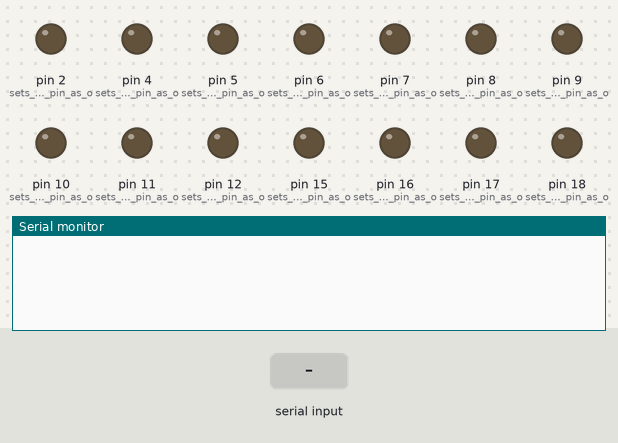
The sketch below on a simulated Arduino Uno, built with avr-gcc and run on an emulated ATmega328P. Parts: output pins drawn as LEDs (lit = HIGH), the last lines printed to the serial monitor. The inputs (shaded band) are chosen by the test bench.

Above: at 1.2 s.
1.3 s: "port;1\n" received over Serial
At 2.4 s:
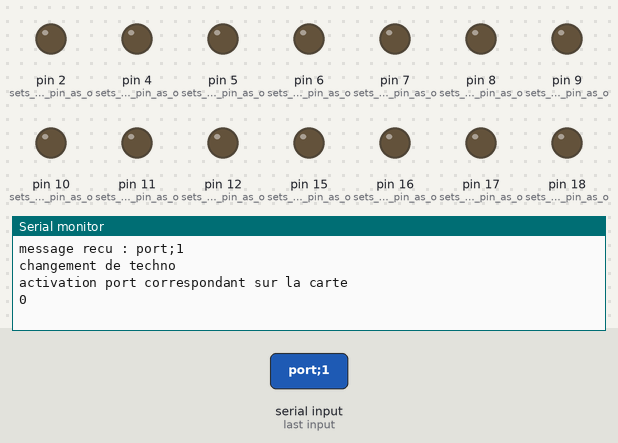
2.9 s: "salve;1\n" received over Serial
At 3.8 s:
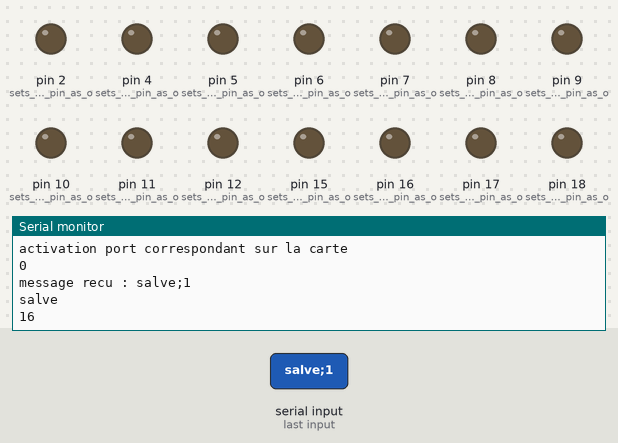
4.5 s: "Fin;1\n" received over Serial
At 5.9 s:
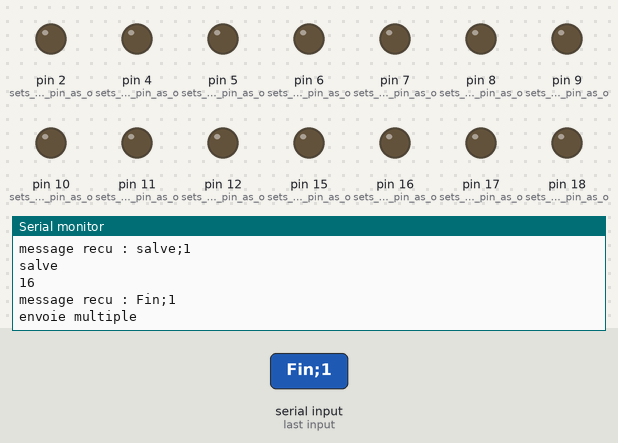

Measured:
- after the input at 1.3 s, the serial monitor: prints a new line after 0.11 s (image 1)
- after the input at 2.9 s, the serial monitor: prints a new line after 0.11 s (image 2)
- after the input at 4.5 s, the serial monitor: prints a new line after 0.11 s (image 3)

The sketch:

programme_arduino.ino
```cpp
#include <IRremote.h>
#include <string.h>

#define PortResetElectrique A0

String lecture ;
int port ;
IRsend emission_ir; // crée une instance

// miroir série
void setup() {
  Serial.begin(9600); // initialise le port série
  Serial.setTimeout(100); // permet de mettre le timeout de lecture du port serie à 100 ms, permet d'appuyer plus rapidement sur des touches sur l'ihm du programme python

  pinMode(2, OUTPUT);      // sets the digital pin as output
  pinMode(4, OUTPUT);      // sets the digital pin as output
  pinMode(5, OUTPUT);      // sets the digital pin as output
  pinMode(6, OUTPUT);      // sets the digital pin as output
  pinMode(7, OUTPUT);      // sets the digital pin as output
  pinMode(8, OUTPUT);      // sets the digital pin as output
  pinMode(9, OUTPUT);      // sets the digital pin as output
  pinMode(10, OUTPUT);      // sets the digital pin as output
  pinMode(11, OUTPUT);      // sets the digital pin as output
  pinMode(12, OUTPUT);      // sets the digital pin as output
  pinMode(PortResetElectrique, OUTPUT);      // pour les resets electrique
  pinMode(15, OUTPUT);      // sets the digital pin as output
  pinMode(16, OUTPUT);      // sets the digital pin as output
  pinMode(17, OUTPUT);      // sets the digital pin as output
  pinMode(18, OUTPUT);      // sets the digital pin as output
  pinMode(19, OUTPUT);      // sets the digital pin as output

  digitalWrite(2, LOW);
  digitalWrite(4, LOW);
  digitalWrite(5, LOW);
  digitalWrite(6, LOW);
  digitalWrite(7, LOW);
  digitalWrite(8, LOW);
  digitalWrite(9, LOW);
  digitalWrite(10, LOW);
  digitalWrite(11, LOW);
  digitalWrite(12, LOW);
  digitalWrite(PortResetElectrique, LOW);
  digitalWrite(15, LOW);
  digitalWrite(16, LOW);
  digitalWrite(17, LOW);
  digitalWrite(18, LOW);
  digitalWrite(19, LOW);

} // fin setup

void loop() {

  while (Serial.available()) { // tant que caractère en réception
    lecture = Serial.readString() ;
    Serial.print("message recu : ");
    Serial.println(lecture);

    //Si on recoit un message reset_electrique
    if(lecture.indexOf("reset_electrique")!=-1){
      Serial.println("reset");
      digitalWrite(PortResetElectrique, HIGH);
      delay(5000);
      digitalWrite(PortResetElectrique, LOW);

      delay(100);
      digitalWrite(port, LOW); // on coupe le précédent port, permet la libération du relay pour reboot
      delay(100);
      digitalWrite(port, HIGH); // on autorise le port de controle
    }

    //Si on recois un message avec port -> changement de machine controlee
    else if(lecture.indexOf("port")!=-1){
      Serial.println("changement de techno");
      Serial.println("activation port correspondant sur la carte");

      digitalWrite(port, LOW); // on coupe le précédent port
      lecture.remove(0, 4); // on transforme la chaine de caractère en supprimant la partie "port"
      Serial.println(port);
      port=lecture.toInt(); //et tranforme le reste en entier
      digitalWrite(port, HIGH);

    }

    //si on recoit un message avec salve -> lecture d'un message de type salve;n;code : enovoie de n fois le code avec un certain temps de pause
    else if(lecture.indexOf("salve")!=-1){
      Serial.println("salve");
      lecture.remove(0,lecture.indexOf(";")+1);
      int repetition = lecture.substring(0,lecture.indexOf(";")).toInt();
      lecture.remove(0,lecture.indexOf(";")+1);
      long code = convertStrToHex(lecture.substring(0,lecture.indexOf(";")));
      Serial.println(code);

      //lecture.concat(";");
      for (int i=0; i<repetition;i++){
        emission_ir.sendNEC(code, 32);
        delay(10);
      }
    }

    //si on recoit un message avec ; -> envoie simultané de plusieurs code
    else if(lecture.indexOf(";")!=-1){
      Serial.println("envoie multiple");
      //lecture.concat(";");
      while(lecture.indexOf(";")!=-1){
        emission_ir.sendNEC(convertStrToHex(lecture.substring(0,lecture.indexOf(";"))), 32);
        lecture.remove(0,lecture.indexOf(";")+1);
        delay(250);
      }
    }

    //si fin
    else if(lecture.indexOf("Fin")!=-1){
      digitalWrite(port, LOW);
    }

    //reception d'une commande, on envoie le code infrarouge
    else {
      Serial.println("Envoi commande");
      Serial.println(convertStrToHex(lecture));
      emission_ir.sendNEC(convertStrToHex(lecture), 32);
    }

  } // fin While
} // fin loop


long convertStrToHex(String texte){
  long extract;

  extract = convertCharToHex(texte[0]);
    for(char i = 1; i < texte.length(); i++){
      //On décale d'un octet la valeur puis on ajoute l'octet suivant que l'on convertit (Char to HEX)
      extract = extract<<4 | convertCharToHex(texte[i]);
  }

  return extract;
}

char convertCharToHex(char ch){
  char returnType;
  switch(ch){
    case '0':
    returnType = 0;
    break;
    case  '1' :
    returnType = 1;
    break;
    case  '2':
    returnType = 2;
    break;
    case  '3':
    returnType = 3;
    break;
    case  '4' :
    returnType = 4;
    break;
    case  '5':
    returnType = 5;
    break;
    case  '6':
    returnType = 6;
    break;
    case  '7':
    returnType = 7;
    break;
    case  '8':
    returnType = 8;
    break;
    case  '9':
    returnType = 9;
    break;
    case  'A':
    returnType = 10;
    break;
    case  'B':
    returnType = 11;
    break;
    case  'C':
    returnType = 12;
    break;
    case  'D':
    returnType = 13;
    break;
    case  'E':
    returnType = 14;
    break;
    case  'F' :
    returnType = 15;
    break;
    default:
    returnType = 0;
    break;
  }
  return returnType;
}
```
